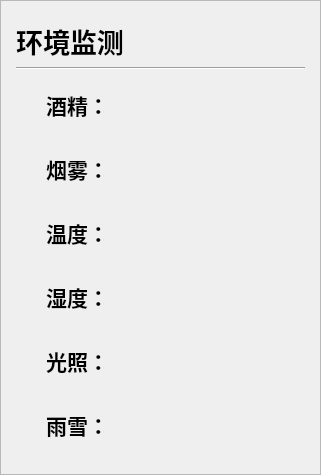
           <widget class="QFrame" name="frame_3_1">
            <property name="sizePolicy">
             <sizepolicy hsizetype="Preferred" vsizetype="Preferred">
              <horstretch>8</horstretch>
              <verstretch>0</verstretch>
             </sizepolicy>
            </property>
            <property name="styleSheet">
             <string notr="true"/>
            </property>
            <property name="frameShape">
             <enum>QFrame::StyledPanel</enum>
            </property>
            <property name="frameShadow">
             <enum>QFrame::Raised</enum>
            </property>
            <layout class="QVBoxLayout" name="verticalLayout_6">
             <property name="leftMargin">
              <number>15</number>
             </property>
             <property name="topMargin">
              <number>20</number>
             </property>
             <property name="rightMargin">
              <number>15</number>
             </property>
             <property name="bottomMargin">
              <number>20</number>
             </property>
             <item>
              <widget class="QPushButton" name="pushButton_3_1">
               <property name="sizePolicy">
                <sizepolicy hsizetype="Fixed" vsizetype="Fixed">
                 <horstretch>0</horstretch>
                 <verstretch>2</verstretch>
                </sizepolicy>
               </property>
               <property name="font">
                <font>
                 <family>微软雅黑</family>
                 <pointsize>20</pointsize>
                 <weight>75</weight>
                 <bold>true</bold>
                </font>
               </property>
               <property name="styleSheet">
                <string notr="true">QPushButton, #pushButton{
	border:none;	
}</string>
               </property>
               <property name="text">
                <string>环境监测</string>
               </property>
               <property name="icon">
                <iconset>
                 <normaloff>icons/LucideRadar.png</normaloff>icons/LucideRadar.png</iconset>
               </property>
               <property name="iconSize">
                <size>
                 <width>50</width>
                 <height>50</height>
                </size>
               </property>
              </widget>
             </item>
             <item>
              <widget class="Line" name="line_3">
               <property name="sizePolicy">
                <sizepolicy hsizetype="Minimum" vsizetype="Fixed">
                 <horstretch>0</horstretch>
                 <verstretch>1</verstretch>
                </sizepolicy>
               </property>
               <property name="orientation">
                <enum>Qt::Horizontal</enum>
               </property>
              </widget>
             </item>
             <item>
              <widget class="QFrame" name="frame_7">
               <property name="styleSheet">
                <string notr="true">QFrame, #frame{
	border:none;	
}	</string>
               </property>
               <property name="frameShape">
                <enum>QFrame::StyledPanel</enum>
               </property>
               <property name="frameShadow">
                <enum>QFrame::Raised</enum>
               </property>
               <layout class="QHBoxLayout" name="horizontalLayout_14">
                <property name="leftMargin">
                 <number>30</number>
                </property>
                <item>
                 <widget class="QPushButton" name="pushButton_10">
                  <property name="sizePolicy">
                   <sizepolicy hsizetype="Fixed" vsizetype="Fixed">
                    <horstretch>0</horstretch>
                    <verstretch>0</verstretch>
                   </sizepolicy>
                  </property>
                  <property name="font">
                   <font>
                    <family>微软雅黑</family>
                    <pointsize>16</pointsize>
                    <weight>75</weight>
                    <bold>true</bold>
                   </font>
                  </property>
                  <property name="styleSheet">
                   <string notr="true">QPushButton, #pushButton{
	border:none;	
}</string>
                  </property>
                  <property name="text">
                   <string>酒精：</string>
                  </property>
                  <property name="icon">
                   <iconset>
                    <normaloff>icons/GameIconsChemicalDrop.png</normaloff>icons/GameIconsChemicalDrop.png</iconset>
                  </property>
                  <property name="iconSize">
                   <size>
                    <width>30</width>
                    <height>30</height>
                   </size>
                  </property>
                 </widget>
                </item>
                <item>
                 <widget class="QLabel" name="label_alcohol">
                  <property name="minimumSize">
                   <size>
                    <width>181</width>
                    <height>0</height>
                   </size>
                  </property>
                  <property name="font">
                   <font>
                    <family>微软雅黑</family>
                    <pointsize>22</pointsize>
                    <weight>75</weight>
                    <bold>true</bold>
                   </font>
                  </property>
                  <property name="styleSheet">
                   <string notr="true">color: rgb(216, 30, 6);</string>
                  </property>
                  <property name="text">
                   <string/>
                  </property>
                  <property name="alignment">
                   <set>Qt::AlignRight|Qt::AlignTrailing|Qt::AlignVCenter</set>
                  </property>
                 </widget>
                </item>
               </layout>
              </widget>
             </item>
             <item>
              <widget class="QFrame" name="frame_6">
               <property name="styleSheet">
                <string notr="true">QFrame, #frame{
	border:none;	
}	</string>
               </property>
               <property name="frameShape">
                <enum>QFrame::StyledPanel</enum>
               </property>
               <property name="frameShadow">
                <enum>QFrame::Raised</enum>
               </property>
               <layout class="QHBoxLayout" name="horizontalLayout_13">
                <property name="leftMargin">
                 <number>30</number>
                </property>
                <item>
                 <widget class="QPushButton" name="pushButton_9">
                  <property name="sizePolicy">
                   <sizepolicy hsizetype="Fixed" vsizetype="Fixed">
                    <horstretch>0</horstretch>
                    <verstretch>0</verstretch>
                   </sizepolicy>
                  </property>
                  <property name="font">
                   <font>
                    <family>微软雅黑</family>
                    <pointsize>16</pointsize>
                    <weight>75</weight>
                    <bold>true</bold>
                   </font>
                  </property>
                  <property name="styleSheet">
                   <string notr="true">QPushButton, #pushButton{
	border:none;	
}</string>
                  </property>
                  <property name="text">
                   <string>烟雾：</string>
                  </property>
                  <property name="icon">
                   <iconset>
                    <normaloff>icons/GameIconsSmokingOrb.png</normaloff>icons/GameIconsSmokingOrb.png</iconset>
                  </property>
                  <property name="iconSize">
                   <size>
                    <width>30</width>
                    <height>30</height>
                   </size>
                  </property>
                 </widget>
                </item>
                <item>
                 <widget class="QLabel" name="label_smog">
                  <property name="font">
                   <font>
                    <family>微软雅黑</family>
                    <pointsize>22</pointsize>
                    <weight>75</weight>
                    <bold>true</bold>
                   </font>
                  </property>
                  <property name="styleSheet">
                   <string notr="true">color: rgb(216, 30, 6);</string>
                  </property>
                  <property name="text">
                   <string/>
                  </property>
                  <property name="alignment">
                   <set>Qt::AlignRight|Qt::AlignTrailing|Qt::AlignVCenter</set>
                  </property>
                 </widget>
                </item>
               </layout>
              </widget>
             </item>
             <item>
              <widget class="QFrame" name="frame_3_1_1">
               <property name="sizePolicy">
                <sizepolicy hsizetype="Preferred" vsizetype="Preferred">
                 <horstretch>0</horstretch>
                 <verstretch>1</verstretch>
                </sizepolicy>
               </property>
               <property name="styleSheet">
                <string notr="true">QFrame, #frame{
	border:none;	
}	</string>
               </property>
               <property name="frameShape">
                <enum>QFrame::StyledPanel</enum>
               </property>
               <property name="frameShadow">
                <enum>QFrame::Raised</enum>
               </property>
               <layout class="QHBoxLayout" name="horizontalLayout_7">
                <property name="leftMargin">
                 <number>30</number>
                </property>
                <item>
                 <widget class="QPushButton" name="pushButton_2">
                  <property name="sizePolicy">
                   <sizepolicy hsizetype="Fixed" vsizetype="Fixed">
                    <horstretch>0</horstretch>
                    <verstretch>0</verstretch>
                   </sizepolicy>
                  </property>
                  <property name="font">
                   <font>
                    <family>微软雅黑</family>
                    <pointsize>16</pointsize>
                    <weight>75</weight>
                    <bold>true</bold>
                   </font>
                  </property>
                  <property name="styleSheet">
                   <string notr="true">QPushButton, #pushButton{
	border:none;	
}</string>
                  </property>
                  <property name="text">
                   <string>温度：</string>
                  </property>
                  <property name="icon">
                   <iconset>
                    <normaloff>icons/CarbonTemperatureCelsius.png</normaloff>icons/CarbonTemperatureCelsius.png</iconset>
                  </property>
                  <property name="iconSize">
                   <size>
                    <width>30</width>
                    <height>30</height>
                   </size>
                  </property>
                 </widget>
                </item>
                <item>
                 <widget class="QLabel" name="label_temp">
                  <property name="font">
                   <font>
                    <family>微软雅黑</family>
                    <pointsize>22</pointsize>
                    <weight>75</weight>
                    <bold>true</bold>
                   </font>
                  </property>
                  <property name="styleSheet">
                   <string notr="true">color: rgb(198, 47, 47);</string>
                  </property>
                  <property name="text">
                   <string/>
                  </property>
                  <property name="alignment">
                   <set>Qt::AlignRight|Qt::AlignTrailing|Qt::AlignVCenter</set>
                  </property>
                 </widget>
                </item>
               </layout>
              </widget>
             </item>
             <item>
              <widget class="QFrame" name="frame_3_1_2">
               <property name="sizePolicy">
                <sizepolicy hsizetype="Preferred" vsizetype="Preferred">
                 <horstretch>0</horstretch>
                 <verstretch>1</verstretch>
                </sizepolicy>
               </property>
               <property name="styleSheet">
                <string notr="true">QFrame, #frame{
	border:none;	
}	</string>
               </property>
               <property name="frameShape">
                <enum>QFrame::StyledPanel</enum>
               </property>
               <property name="frameShadow">
                <enum>QFrame::Raised</enum>
               </property>
               <layout class="QHBoxLayout" name="horizontalLayout_8">
                <property name="leftMargin">
                 <number>30</number>
                </property>
                <item>
                 <widget class="QPushButton" name="pushButton_3">
                  <property name="sizePolicy">
                   <sizepolicy hsizetype="Fixed" vsizetype="Fixed">
                    <horstretch>0</horstretch>
                    <verstretch>0</verstretch>
                   </sizepolicy>
                  </property>
                  <property name="font">
                   <font>
                    <family>微软雅黑</family>
                    <pointsize>16</pointsize>
                    <weight>75</weight>
                    <bold>true</bold>
                   </font>
                  </property>
                  <property name="styleSheet">
                   <string notr="true">QPushButton, #pushButton{
	border:none;	
}</string>
                  </property>
                  <property name="text">
                   <string>湿度：</string>
                  </property>
                  <property name="icon">
                   <iconset>
                    <normaloff>icons/CarbonHumidity.png</normaloff>icons/CarbonHumidity.png</iconset>
                  </property>
                  <property name="iconSize">
                   <size>
                    <width>30</width>
                    <height>30</height>
                   </size>
                  </property>
                 </widget>
                </item>
                <item>
                 <widget class="QLabel" name="label_humi">
                  <property name="font">
                   <font>
                    <family>微软雅黑</family>
                    <pointsize>22</pointsize>
                    <weight>75</weight>
                    <bold>true</bold>
                   </font>
                  </property>
                  <property name="styleSheet">
                   <string notr="true">color: rgb(18, 150, 219);</string>
                  </property>
                  <property name="text">
                   <string/>
                  </property>
                  <property name="alignment">
                   <set>Qt::AlignRight|Qt::AlignTrailing|Qt::AlignVCenter</set>
                  </property>
                 </widget>
                </item>
               </layout>
              </widget>
             </item>
             <item>
              <widget class="QFrame" name="frame_3_1_3">
               <property name="sizePolicy">
                <sizepolicy hsizetype="Preferred" vsizetype="Preferred">
                 <horstretch>0</horstretch>
                 <verstretch>1</verstretch>
                </sizepolicy>
               </property>
               <property name="styleSheet">
                <string notr="true">QFrame, #frame{
	border:none;	
}	</string>
               </property>
               <property name="frameShape">
                <enum>QFrame::StyledPanel</enum>
               </property>
               <property name="frameShadow">
                <enum>QFrame::Raised</enum>
               </property>
               <layout class="QHBoxLayout" name="horizontalLayout_9">
                <property name="leftMargin">
                 <number>30</number>
                </property>
                <item>
                 <widget class="QPushButton" name="pushButton_4">
                  <property name="sizePolicy">
                   <sizepolicy hsizetype="Fixed" vsizetype="Fixed">
                    <horstretch>0</horstretch>
                    <verstretch>0</verstretch>
                   </sizepolicy>
                  </property>
                  <property name="font">
                   <font>
                    <family>微软雅黑</family>
                    <pointsize>16</pointsize>
                    <weight>75</weight>
                    <bold>true</bold>
                   </font>
                  </property>
                  <property name="styleSheet">
                   <string notr="true">QPushButton, #pushButton{
	border:none;	
}</string>
                  </property>
                  <property name="text">
                   <string>光照：</string>
                  </property>
                  <property name="icon">
                   <iconset>
                    <normaloff>icons/MaterialSymbolsLightMode.png</normaloff>icons/MaterialSymbolsLightMode.png</iconset>
                  </property>
                  <property name="iconSize">
                   <size>
                    <width>30</width>
                    <height>30</height>
                   </size>
                  </property>
                 </widget>
                </item>
                <item>
                 <widget class="QLabel" name="label_illu">
                  <property name="font">
                   <font>
                    <family>微软雅黑</family>
                    <pointsize>22</pointsize>
                    <weight>75</weight>
                    <bold>true</bold>
                   </font>
                  </property>
                  <property name="styleSheet">
                   <string notr="true">color: rgb(255, 85, 0);</string>
                  </property>
                  <property name="text">
                   <string/>
                  </property>
                  <property name="alignment">
                   <set>Qt::AlignRight|Qt::AlignTrailing|Qt::AlignVCenter</set>
                  </property>
                 </widget>
                </item>
               </layout>
              </widget>
             </item>
             <item>
              <widget class="QFrame" name="frame_3_1_4">
               <property name="sizePolicy">
                <sizepolicy hsizetype="Preferred" vsizetype="Preferred">
                 <horstretch>0</horstretch>
                 <verstretch>1</verstretch>
                </sizepolicy>
               </property>
               <property name="styleSheet">
                <string notr="true">QFrame, #frame{
	border:none;	
}	</string>
               </property>
               <property name="frameShape">
                <enum>QFrame::StyledPanel</enum>
               </property>
               <property name="frameShadow">
                <enum>QFrame::Raised</enum>
               </property>
               <layout class="QHBoxLayout" name="horizontalLayout_10">
                <property name="leftMargin">
                 <number>30</number>
                </property>
                <item>
                 <widget class="QPushButton" name="pushButton_5">
                  <property name="sizePolicy">
                   <sizepolicy hsizetype="Fixed" vsizetype="Fixed">
                    <horstretch>0</horstretch>
                    <verstretch>0</verstretch>
                   </sizepolicy>
                  </property>
                  <property name="font">
                   <font>
                    <family>微软雅黑</family>
                    <pointsize>16</pointsize>
                    <weight>75</weight>
                    <bold>true</bold>
                   </font>
                  </property>
                  <property name="styleSheet">
                   <string notr="true">QPushButton, #pushButton{
	border:none;	
}</string>
                  </property>
                  <property name="text">
                   <string>雨雪：</string>
                  </property>
                  <property name="icon">
                   <iconset>
                    <normaloff>icons/CarbonSleet.png</normaloff>icons/CarbonSleet.png</iconset>
                  </property>
                  <property name="iconSize">
                   <size>
                    <width>30</width>
                    <height>30</height>
                   </size>
                  </property>
                 </widget>
                </item>
                <item>
                 <widget class="QLabel" name="label_rain">
                  <property name="font">
                   <font>
                    <family>微软雅黑</family>
                    <pointsize>22</pointsize>
                    <weight>75</weight>
                    <bold>true</bold>
                   </font>
                  </property>
                  <property name="styleSheet">
                   <string notr="true">color: rgb(19, 34, 121);</string>
                  </property>
                  <property name="text">
                   <string/>
                  </property>
                  <property name="alignment">
                   <set>Qt::AlignRight|Qt::AlignTrailing|Qt::AlignVCenter</set>
                  </property>
                 </widget>
                </item>
               </layout>
              </widget>
             </item>
            </layout>
           </widget>
